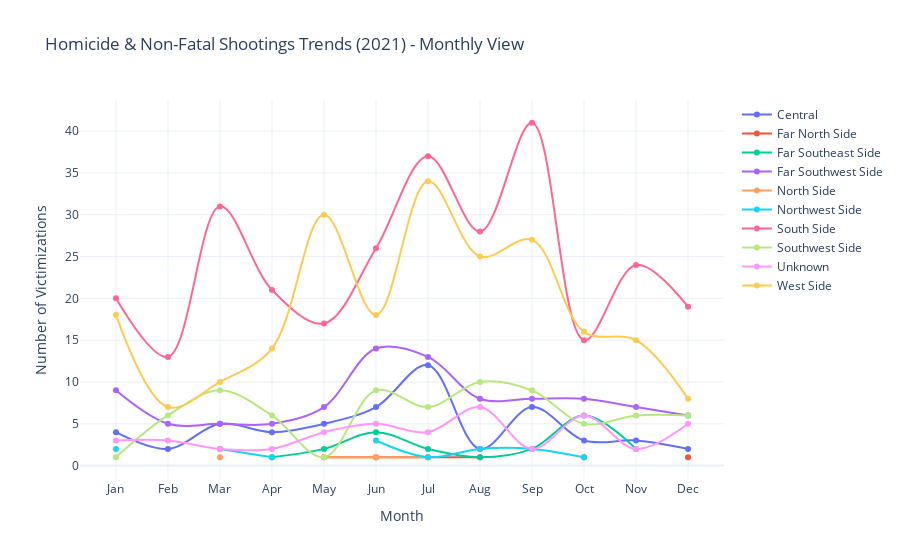

Notebook source saved alongside this figure:
### Code cell
import pandas as pd
import plotly.graph_objects as go
import ipywidgets as widgets
from IPython.display import display

# Load the CSV file
file_path = "Shootings.csv"
df = pd.read_csv(file_path, parse_dates=['DATE'], low_memory=False)

# Extract year and month
df['Year'] = df['DATE'].dt.year
df['Month'] = df['DATE'].dt.month

# Filter only years 2019-2024
df_filtered = df[df['Year'].between(2019, 2024)]

# Filter only HOMICIDE and NON-FATAL SHOOTINGS cases
df_violent = df_filtered[df_filtered['VICTIMIZATION_PRIMARY'].str.contains("HOMICIDE|NON-FATAL", na=False, case=False)]

# Define regions based on wards
ward_to_region = {
    40: 'Far North Side', 48: 'Far North Side', 49: 'Far North Side', 50: 'Far North Side',
    32: 'North Side', 43: 'North Side', 44: 'North Side', 46: 'North Side',
    30: 'Northwest Side', 31: 'Northwest Side', 33: 'Northwest Side', 35: 'Northwest Side',
    36: 'Northwest Side', 38: 'Northwest Side', 39: 'Northwest Side', 41: 'Northwest Side', 45: 'Northwest Side',
    24: 'West Side', 27: 'West Side', 28: 'West Side', 37: 'West Side',
    2: 'Central', 3: 'Central', 4: 'Central', 25: 'Central', 42: 'Central',
    12: 'Southwest Side', 14: 'Southwest Side', 15: 'Southwest Side', 18: 'Southwest Side', 22: 'Southwest Side', 23: 'Southwest Side',
    5: 'South Side', 6: 'South Side', 7: 'South Side', 8: 'South Side', 9: 'South Side', 10: 'South Side', 20: 'South Side', 21: 'South Side',
    13: 'Far Southwest Side', 16: 'Far Southwest Side', 17: 'Far Southwest Side', 19: 'Far Southwest Side',
    34: 'Far Southeast Side', 35: 'Far Southeast Side', 36: 'Far Southeast Side', 41: 'Far Southeast Side'
}

# Add a new column for region
df_violent['Region'] = df_violent['WARD'].map(ward_to_region)

# Handle missing or invalid values in the 'Region' column
df_violent['Region'] = df_violent['Region'].fillna('Unknown')  # Replace NaN with 'Unknown'

# Year dropdown selector
year_selector = widgets.Dropdown(
    options=sorted(df_violent['Year'].unique()),  # Sort years
    value=2021,  # Default to 2021
    description="Year:",
    style={'description_width': 'initial'}
)

# Create an output widget for updating the graph dynamically
output = widgets.Output()

def update_graph(year):
    with output:
        output.clear_output(wait=True)
        fig = go.Figure()
        
        # Filter data by selected year
        df_year = df_violent[df_violent['Year'] == year]
        
        # Group by Region and Month, then count the number of incidents
        monthly_counts = df_year.groupby(['Region', 'Month']).size().unstack(level=0)
        
        # Months (1-12) and their labels
        x_axis = list(range(1, 13))
        x_labels = ["Jan", "Feb", "Mar", "Apr", "May", "Jun", "Jul", "Aug", "Sep", "Oct", "Nov", "Dec"]
        
        # Add a trace for each region
        for region in monthly_counts.columns:
            fig.add_trace(go.Scatter(
                x=x_axis, y=monthly_counts[region],
                mode='lines+markers',
                name=region,
                hoverinfo='x+y+name',
                hovertemplate="<b>Region:</b> " + region + "<br><b>Month:</b> %{x}<br><b>Victimizations:</b> %{y}",
                line_shape='spline'  # Smooth line for better visualization
            ))
        
        # Update layout
        fig.update_layout(
            title=f"Homicide & Non-Fatal Shootings Trends ({year}) - Monthly View",
            xaxis_title="Month",
            xaxis=dict(tickmode='array', tickvals=x_axis, ticktext=x_labels),
            yaxis_title="Number of Victimizations",
            template="plotly_white",
            hovermode="closest"  # Ensures only the hovered line shows hover info
        )
        
        fig.show()

# Display widgets on the top left
ui = widgets.HBox([year_selector])
widgets.interactive(update_graph, year=year_selector)
display(ui, output)

### Figure 1 — Plotly figure (JSON) as saved in the notebook; plotly's stock layout.template omitted (floating-point values rounded to 4 significant figures)
{"data": [{"hoverinfo": "x+y+name", "hovertemplate": "<b>Region:</b> Central<br><b>Month:</b> %{x}<br><b>Victimizations:</b> %{y}", "line": {"shape": "spline"}, "mode": "lines+markers", "name": "Central", "type": "scatter", "x": [1, 2, 3, 4, 5, 6, 7, 8, 9, 10, 11, 12], "y": [4.0, 2.0, 5.0, 4.0, 5.0, 7.0, 12.0, 2.0, 7.0, 3.0, 3.0, 2.0]}, {"hoverinfo": "x+y+name", "hovertemplate": "<b>Region:</b> Far North Side<br><b>Month:</b> %{x}<br><b>Victimizations:</b> %{y}", "line": {"shape": "spline"}, "mode": "lines+markers", "name": "Far North Side", "type": "scatter", "x": [1, 2, 3, 4, 5, 6, 7, 8, 9, 10, 11, 12], "y": [NaN, NaN, 2.0, NaN, 1.0, 1.0, 1.0, 1.0, NaN, 1.0, NaN, 1.0]}, {"hoverinfo": "x+y+name", "hovertemplate": "<b>Region:</b> Far Southeast Side<br><b>Month:</b> %{x}<br><b>Victimizations:</b> %{y}", "line": {"shape": "spline"}, "mode": "lines+markers", "name": "Far Southeast Side", "type": "scatter", "x": [1, 2, 3, 4, 5, 6, 7, 8, 9, 10, 11, 12], "y": [NaN, NaN, NaN, 1.0, 2.0, 4.0, 2.0, 1.0, 2.0, 6.0, 2.0, NaN]}, {"hoverinfo": "x+y+name", "hovertemplate": "<b>Region:</b> Far Southwest Side<br><b>Month:</b> %{x}<br><b>Victimizations:</b> %{y}", "line": {"shape": "spline"}, "mode": "lines+markers", "name": "Far Southwest Side", "type": "scatter", "x": [1, 2, 3, 4, 5, 6, 7, 8, 9, 10, 11, 12], "y": [9.0, 5.0, 5.0, 5.0, 7.0, 14.0, 13.0, 8.0, 8.0, 8.0, 7.0, 6.0]}, {"hoverinfo": "x+y+name", "hovertemplate": "<b>Region:</b> North Side<br><b>Month:</b> %{x}<br><b>Victimizations:</b> %{y}", "line": {"shape": "spline"}, "mode": "lines+markers", "name": "North Side", "type": "scatter", "x": [1, 2, 3, 4, 5, 6, 7, 8, 9, 10, 11, 12], "y": [NaN, NaN, 1.0, NaN, 1.0, 1.0, 1.0, NaN, NaN, NaN, NaN, NaN]}, {"hoverinfo": "x+y+name", "hovertemplate": "<b>Region:</b> Northwest Side<br><b>Month:</b> %{x}<br><b>Victimizations:</b> %{y}", "line": {"shape": "spline"}, "mode": "lines+markers", "name": "Northwest Side", "type": "scatter", "x": [1, 2, 3, 4, 5, 6, 7, 8, 9, 10, 11, 12], "y": [2.0, NaN, 2.0, 1.0, NaN, 3.0, 1.0, 2.0, 2.0, 1.0, NaN, 6.0]}, {"hoverinfo": "x+y+name", "hovertemplate": "<b>Region:</b> South Side<br><b>Month:</b> %{x}<br><b>Victimizations:</b> %{y}", "line": {"shape": "spline"}, "mode": "lines+markers", "name": "South Side", "type": "scatter", "x": [1, 2, 3, 4, 5, 6, 7, 8, 9, 10, 11, 12], "y": [20.0, 13.0, 31.0, 21.0, 17.0, 26.0, 37.0, 28.0, 41.0, 15.0, 24.0, 19.0]}, {"hoverinfo": "x+y+name", "hovertemplate": "<b>Region:</b> Southwest Side<br><b>Month:</b> %{x}<br><b>Victimizations:</b> %{y}", "line": {"shape": "spline"}, "mode": "lines+markers", "name": "Southwest Side", "type": "scatter", "x": [1, 2, 3, 4, 5, 6, 7, 8, 9, 10, 11, 12], "y": [1.0, 6.0, 9.0, 6.0, 1.0, 9.0, 7.0, 10.0, 9.0, 5.0, 6.0, 6.0]}, {"hoverinfo": "x+y+name", "hovertemplate": "<b>Region:</b> Unknown<br><b>Month:</b> %{x}<br><b>Victimizations:</b> %{y}", "line": {"shape": "spline"}, "mode": "lines+markers", "name": "Unknown", "type": "scatter", "x": [1, 2, 3, 4, 5, 6, 7, 8, 9, 10, 11, 12], "y": [3.0, 3.0, 2.0, 2.0, 4.0, 5.0, 4.0, 7.0, 2.0, 6.0, 2.0, 5.0]}, {"hoverinfo": "x+y+name", "hovertemplate": "<b>Region:</b> West Side<br><b>Month:</b> %{x}<br><b>Victimizations:</b> %{y}", "line": {"shape": "spline"}, "mode": "lines+markers", "name": "West Side", "type": "scatter", "x": [1, 2, 3, 4, 5, 6, 7, 8, 9, 10, 11, 12], "y": [18.0, 7.0, 10.0, 14.0, 30.0, 18.0, 34.0, 25.0, 27.0, 16.0, 15.0, 8.0]}], "layout": {"hovermode": "closest", "title": {"text": "Homicide & Non-Fatal Shootings Trends (2021) - Monthly View"}, "xaxis": {"tickmode": "array", "ticktext": ["Jan", "Feb", "Mar", "Apr", "May", "Jun", "Jul", "Aug", "Sep", "Oct", "Nov", "Dec"], "tickvals": [1, 2, 3, 4, 5, 6, 7, 8, 9, 10, 11, 12], "title": {"text": "Month"}}, "yaxis": {"title": {"text": "Number of Victimizations"}}}}
